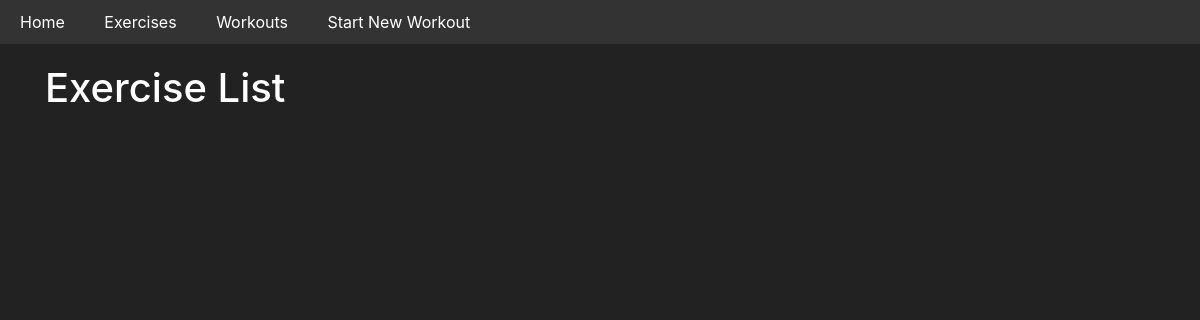
Page /gym/exercises/ on the earlier database version.
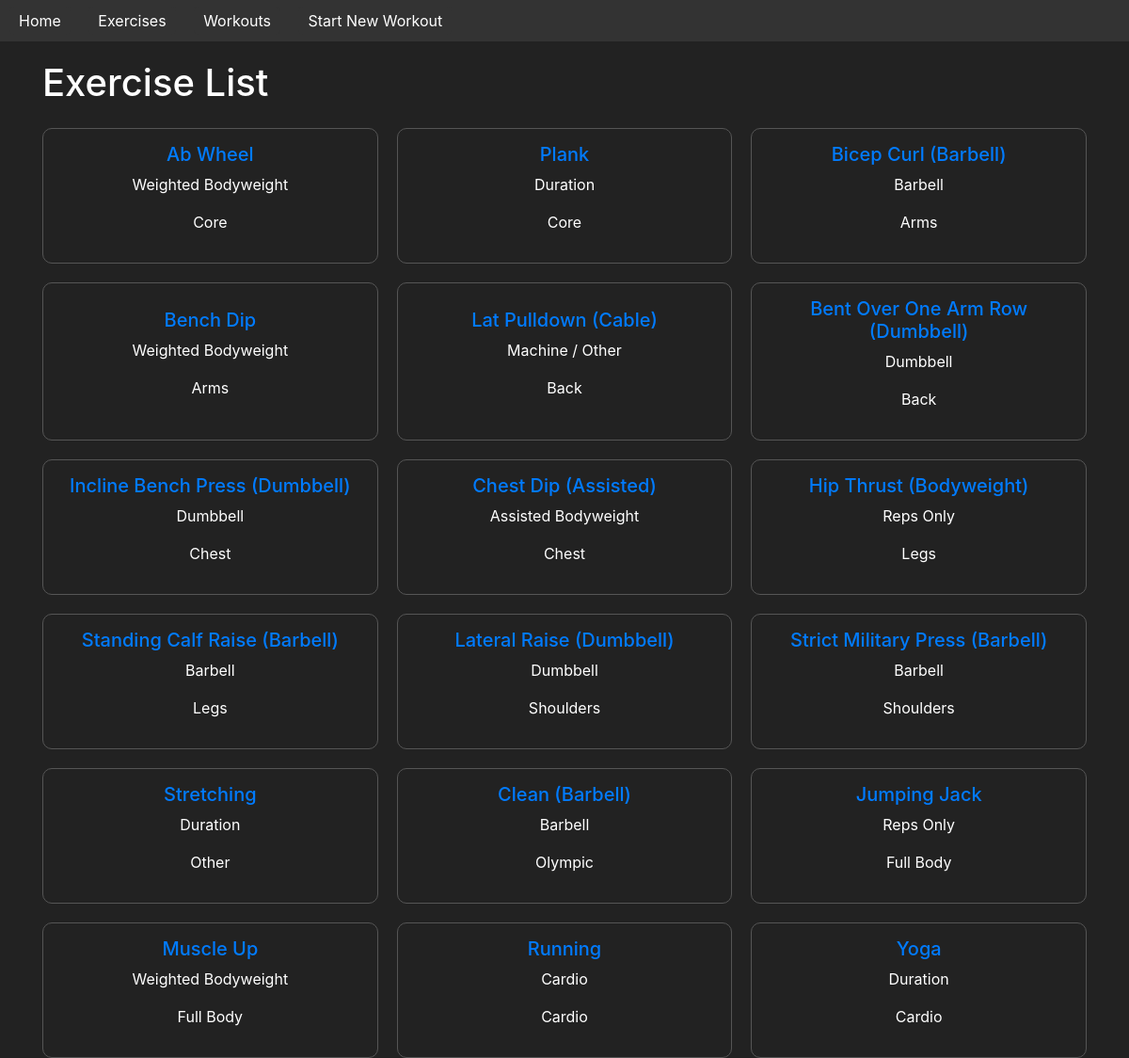
Same page on the later database version.
### gym/models.py (models this page shows, shortened)
class Exercise(models.Model):
    id = models.BigAutoField(primary_key=True)
    name = models.CharField(max_length=60)
    description = models.TextField()
    CATEGORY_CHOICES = [
        ('Barbell', 'barbell'),
        ('Dumbbell', 'dumbbell'),
        ('Machine / Other', 'machine'),
        ('Weighted Bodyweight', 'weighted_bw'),
        ('Assisted Bodyweight', 'assisted_bw'),
        ('Reps Only', 'reps'),
        ('Cardio', 'cardio'),
        ('Duration', 'duration'),
    ]
    category = models.CharField(max_length=30, choices=CATEGORY_CHOICES)
    BODYPART_CHOICES = [
        ('Core', 'core'),
        ('Arms', 'arms'),
        ('Back', 'back'),
        ('Chest', 'chest'),
        ('Legs', 'legs'),
        ('Shoulders', 'shoulders'),
        ('Other', 'other'),
        ('Olympic', 'olympic'),
        ('Full Body', 'fullbody'),
        ('Cardio', 'cardio'),
    ]
    bodypart = models.CharField(max_length=30, choices=BODYPART_CHOICES)

### gym/views.py (the view)
# urls.py: path('exercises/', ExerciseListView.as_view(), name='exercise_list'),
class ExerciseListView(ListView):
    model = Exercise
    template_name = 'exercise_list.html'
    context_object_name = 'exercises'

### gym/templates/exercise_list.html (shortened to what this page needs)
{% extends 'base_generic.html' %}
{% load static %}
{% block head %}
    <link rel="stylesheet" href="{% static 'css/exercise_list.css' %}">
{% endblock %}
{% block content %}
    <h1 class="mb-4">Exercise List</h1>
    <div class="exercise-list">
        {% for exercise in exercises %}
            <div class="exercise-item">
                <a href="{% url 'exercise_detail' pk=exercise.pk %}">
                    <div>
                        <div>
                            <h5 class="text-primary">{{ exercise.name }}</h5>
                            <p>{{ exercise.category }}</p>
                            <p>{{ exercise.bodypart }}</p>
                        </div>
                    </div>
                </a>
            </div>
        {% endfor %}
    </div>
{% endblock %}

### gym/templates/base_generic.html (shortened to what this page needs)
{% load static %}
<!DOCTYPE html>
<html lang="en">
<head>
    <link rel="stylesheet" href="https://stackpath.bootstrapcdn.com/bootstrap/4.3.1/css/bootstrap.min.css">
    <link rel="stylesheet" href="{% static 'css/main_styles.css' %}">
    {% block head %}{% endblock %}
</head>
<body>
    <div id="menu">
        {% if request.path != '/gym/running_workout/' %}
            <a href="{% url 'index' %}">Home</a>
            <a href="{% url 'exercise_list' %}">Exercises</a>
            <a href="{% url 'workout_list' %}">Workouts</a>
            <a href="{% url 'start_new_workout' %}">Start New Workout</a>
        {% endif %}
    </div>
    <div class="container">
        {% block content %}{% endblock %}
    </div>
</body>
</html>

### gym/static/css/main_styles.css (style rules this page uses)
body { background-color: #222; color: #fff; }
#menu { background-color: #333; padding: 10px; }
#menu a { color: #fff; margin-right: 15px; text-decoration: none; background-color: #333; padding: 5px 10px; border-radius: 5px; transition: background-color 0.3s ease; }
.container { margin-top: 20px; }

### gym/static/css/exercise_list.css (style rules this page uses)
.exercise-list { display: grid; grid-template-columns: repeat(auto-fill, minmax(300px, 1fr)); gap: 20px; }
.exercise-item { border: 1px solid #555; border-radius: 10px; padding: 15px; display: flex; flex-direction: column; justify-content: center; text-align: center; }
.exercise-item a { text-decoration: none; color: inherit; transition: color 0.3s; }

Differences in the rows shown:
added Exercise: name "Ab Wheel", category "Weighted Bodyweight", bodypart "Core"
added Exercise: name "Plank", category "Duration", bodypart "Core"
added Exercise: name "Bicep Curl (Barbell)", category "Barbell", bodypart "Arms"
added Exercise: name "Bench Dip", category "Weighted Bodyweight", bodypart "Arms"
added Exercise: name "Lat Pulldown (Cable)", category "Machine / Other", bodypart "Back"
added Exercise: name "Bent Over One Arm Row (Dumbbell)", category "Dumbbell", bodypart "Back"
added Exercise: name "Incline Bench Press (Dumbbell)", category "Dumbbell", bodypart "Chest"
added Exercise: name "Chest Dip (Assisted)", category "Assisted Bodyweight", bodypart "Chest"
added Exercise: name "Hip Thrust (Bodyweight)", category "Reps Only", bodypart "Legs"
added Exercise: name "Standing Calf Raise (Barbell)", category "Barbell", bodypart "Legs"
added Exercise: name "Lateral Raise (Dumbbell)", category "Dumbbell", bodypart "Shoulders"
added Exercise: name "Strict Military Press (Barbell)", category "Barbell", bodypart "Shoulders"
added Exercise: name "Stretching", category "Duration", bodypart "Other"
added Exercise: name "Clean (Barbell)", category "Barbell", bodypart "Olympic"
added Exercise: name "Jumping Jack", category "Reps Only", bodypart "Full Body"
added Exercise: name "Muscle Up", category "Weighted Bodyweight", bodypart "Full Body"
added Exercise: name "Running", category "Cardio", bodypart "Cardio"
added Exercise: name "Yoga", category "Duration", bodypart "Cardio"
